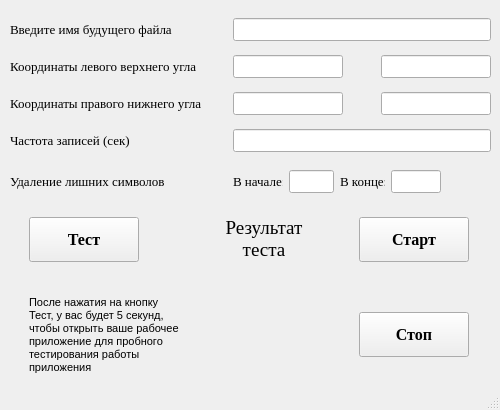
<?xml version="1.0" encoding="UTF-8"?>
<ui version="4.0">
 <class>MainWindow</class>
 <widget class="QMainWindow" name="MainWindow">
  <property name="geometry">
   <rect>
    <x>0</x>
    <y>0</y>
    <width>500</width>
    <height>410</height>
   </rect>
  </property>
  <property name="minimumSize">
   <size>
    <width>500</width>
    <height>410</height>
   </size>
  </property>
  <property name="maximumSize">
   <size>
    <width>500</width>
    <height>410</height>
   </size>
  </property>
  <property name="font">
   <font>
    <pointsize>10</pointsize>
   </font>
  </property>
  <property name="windowTitle">
   <string>Easy Eye</string>
  </property>
  <widget class="QWidget" name="centralwidget">
   <widget class="QWidget" name="gridLayoutWidget">
    <property name="geometry">
     <rect>
      <x>10</x>
      <y>10</y>
      <width>481</width>
      <height>151</height>
     </rect>
    </property>
    <layout class="QGridLayout" name="gridLayout">
     <item row="2" column="0">
      <widget class="QLabel" name="label_3">
       <property name="font">
        <font>
         <family>Times New Roman</family>
         <pointsize>10</pointsize>
        </font>
       </property>
       <property name="text">
        <string>Координаты правого нижнего угла</string>
       </property>
      </widget>
     </item>
     <item row="1" column="0">
      <widget class="QLabel" name="label_2">
       <property name="font">
        <font>
         <family>Times New Roman</family>
         <pointsize>10</pointsize>
        </font>
       </property>
       <property name="text">
        <string>Координаты левого верхнего угла</string>
       </property>
      </widget>
     </item>
     <item row="3" column="0">
      <widget class="QLabel" name="label_4">
       <property name="font">
        <font>
         <family>Times New Roman</family>
         <pointsize>10</pointsize>
        </font>
       </property>
       <property name="text">
        <string>Частота записей (сек)</string>
       </property>
      </widget>
     </item>
     <item row="0" column="2" colspan="3">
      <widget class="QLineEdit" name="lineEdit"/>
     </item>
     <item row="1" column="2">
      <widget class="QLineEdit" name="lineEdit_2"/>
     </item>
     <item row="3" column="2" colspan="3">
      <widget class="QLineEdit" name="lineEdit_6"/>
     </item>
     <item row="1" column="4">
      <widget class="QLineEdit" name="lineEdit_3"/>
     </item>
     <item row="0" column="0">
      <widget class="QLabel" name="label">
       <property name="font">
        <font>
         <family>Times New Roman</family>
         <pointsize>10</pointsize>
        </font>
       </property>
       <property name="text">
        <string>Введите имя будущего файла</string>
       </property>
      </widget>
     </item>
     <item row="2" column="4">
      <widget class="QLineEdit" name="lineEdit_5"/>
     </item>
     <item row="1" column="3">
      <spacer name="horizontalSpacer_2">
       <property name="orientation">
        <enum>Qt::Horizontal</enum>
       </property>
       <property name="sizeHint" stdset="0">
        <size>
         <width>40</width>
         <height>20</height>
        </size>
       </property>
      </spacer>
     </item>
     <item row="2" column="2">
      <widget class="QLineEdit" name="lineEdit_4"/>
     </item>
     <item row="1" column="1">
      <spacer name="horizontalSpacer">
       <property name="orientation">
        <enum>Qt::Horizontal</enum>
       </property>
       <property name="sizeHint" stdset="0">
        <size>
         <width>40</width>
         <height>20</height>
        </size>
       </property>
      </spacer>
     </item>
    </layout>
   </widget>
   <widget class="QWidget" name="gridLayoutWidget_2">
    <property name="geometry">
     <rect>
      <x>10</x>
      <y>160</y>
      <width>431</width>
      <height>43</height>
     </rect>
    </property>
    <layout class="QGridLayout" name="gridLayout_2">
     <item row="0" column="2">
      <widget class="QLineEdit" name="lineEdit_7">
       <property name="maximumSize">
        <size>
         <width>45</width>
         <height>16777215</height>
        </size>
       </property>
      </widget>
     </item>
     <item row="0" column="3">
      <widget class="QLabel" name="label_9">
       <property name="maximumSize">
        <size>
         <width>45</width>
         <height>16777215</height>
        </size>
       </property>
       <property name="font">
        <font>
         <family>Times New Roman</family>
         <pointsize>10</pointsize>
        </font>
       </property>
       <property name="text">
        <string>В конце:</string>
       </property>
      </widget>
     </item>
     <item row="0" column="1">
      <widget class="QLabel" name="label_8">
       <property name="maximumSize">
        <size>
         <width>50</width>
         <height>16777215</height>
        </size>
       </property>
       <property name="font">
        <font>
         <family>Times New Roman</family>
         <pointsize>10</pointsize>
        </font>
       </property>
       <property name="text">
        <string>В начале:</string>
       </property>
      </widget>
     </item>
     <item row="0" column="4">
      <widget class="QLineEdit" name="lineEdit_8">
       <property name="maximumSize">
        <size>
         <width>50</width>
         <height>16777215</height>
        </size>
       </property>
      </widget>
     </item>
     <item row="0" column="0">
      <widget class="QLabel" name="label_7">
       <property name="font">
        <font>
         <family>Times New Roman</family>
         <pointsize>10</pointsize>
        </font>
       </property>
       <property name="text">
        <string>Удаление лишних символов</string>
       </property>
       <property name="alignment">
        <set>Qt::AlignLeading|Qt::AlignLeft|Qt::AlignVCenter</set>
       </property>
      </widget>
     </item>
    </layout>
   </widget>
   <widget class="QLabel" name="label_6">
    <property name="geometry">
     <rect>
      <x>361</x>
      <y>268</y>
      <width>16</width>
      <height>16</height>
     </rect>
    </property>
    <property name="maximumSize">
     <size>
      <width>200</width>
      <height>100</height>
     </size>
    </property>
    <property name="font">
     <font>
      <family>Tahoma</family>
      <pointsize>9</pointsize>
     </font>
    </property>
    <property name="lineWidth">
     <number>30</number>
    </property>
    <property name="text">
     <string/>
    </property>
    <property name="alignment">
     <set>Qt::AlignCenter</set>
    </property>
    <property name="wordWrap">
     <bool>true</bool>
    </property>
   </widget>
   <widget class="QLabel" name="label_13">
    <property name="geometry">
     <rect>
      <x>360</x>
      <y>270</y>
      <width>135</width>
      <height>35</height>
     </rect>
    </property>
    <property name="minimumSize">
     <size>
      <width>135</width>
      <height>35</height>
     </size>
    </property>
    <property name="maximumSize">
     <size>
      <width>135</width>
      <height>35</height>
     </size>
    </property>
    <property name="font">
     <font>
      <pointsize>10</pointsize>
     </font>
    </property>
    <property name="text">
     <string/>
    </property>
   </widget>
   <widget class="QWidget" name="gridLayoutWidget_3">
    <property name="geometry">
     <rect>
      <x>10</x>
      <y>200</y>
      <width>481</width>
      <height>204</height>
     </rect>
    </property>
    <layout class="QGridLayout" name="gridLayout_3">
     <item row="0" column="2">
      <widget class="QPushButton" name="pushButton_2">
       <property name="enabled">
        <bool>true</bool>
       </property>
       <property name="minimumSize">
        <size>
         <width>110</width>
         <height>45</height>
        </size>
       </property>
       <property name="maximumSize">
        <size>
         <width>110</width>
         <height>45</height>
        </size>
       </property>
       <property name="sizeIncrement">
        <size>
         <width>0</width>
         <height>0</height>
        </size>
       </property>
       <property name="font">
        <font>
         <family>Times New Roman</family>
         <pointsize>12</pointsize>
         <weight>75</weight>
         <bold>true</bold>
        </font>
       </property>
       <property name="layoutDirection">
        <enum>Qt::LeftToRight</enum>
       </property>
       <property name="text">
        <string>Старт</string>
       </property>
      </widget>
     </item>
     <item row="2" column="2">
      <widget class="QPushButton" name="pushButton_3">
       <property name="minimumSize">
        <size>
         <width>110</width>
         <height>45</height>
        </size>
       </property>
       <property name="maximumSize">
        <size>
         <width>110</width>
         <height>45</height>
        </size>
       </property>
       <property name="font">
        <font>
         <family>Times New Roman</family>
         <pointsize>12</pointsize>
         <weight>75</weight>
         <bold>true</bold>
        </font>
       </property>
       <property name="text">
        <string>Стоп</string>
       </property>
      </widget>
     </item>
     <item row="0" column="1">
      <widget class="QLabel" name="label_10">
       <property name="minimumSize">
        <size>
         <width>120</width>
         <height>40</height>
        </size>
       </property>
       <property name="maximumSize">
        <size>
         <width>120</width>
         <height>40</height>
        </size>
       </property>
       <property name="font">
        <font>
         <family>Times New Roman</family>
         <pointsize>14</pointsize>
        </font>
       </property>
       <property name="text">
        <string>Результат теста</string>
       </property>
       <property name="alignment">
        <set>Qt::AlignCenter</set>
       </property>
       <property name="wordWrap">
        <bool>true</bool>
       </property>
      </widget>
     </item>
     <item row="2" column="1">
      <widget class="QLabel" name="label_11">
       <property name="minimumSize">
        <size>
         <width>130</width>
         <height>40</height>
        </size>
       </property>
       <property name="maximumSize">
        <size>
         <width>130</width>
         <height>40</height>
        </size>
       </property>
       <property name="font">
        <font>
         <family>Times New Roman</family>
         <pointsize>12</pointsize>
         <weight>50</weight>
         <bold>false</bold>
        </font>
       </property>
       <property name="text">
        <string/>
       </property>
      </widget>
     </item>
     <item row="0" column="0">
      <widget class="QPushButton" name="pushButton">
       <property name="enabled">
        <bool>true</bool>
       </property>
       <property name="minimumSize">
        <size>
         <width>110</width>
         <height>45</height>
        </size>
       </property>
       <property name="maximumSize">
        <size>
         <width>110</width>
         <height>45</height>
        </size>
       </property>
       <property name="font">
        <font>
         <family>Times New Roman</family>
         <pointsize>12</pointsize>
         <weight>75</weight>
         <bold>true</bold>
        </font>
       </property>
       <property name="layoutDirection">
        <enum>Qt::LeftToRight</enum>
       </property>
       <property name="text">
        <string>Тест</string>
       </property>
      </widget>
     </item>
     <item row="2" column="0">
      <widget class="QLabel" name="label_5">
       <property name="minimumSize">
        <size>
         <width>150</width>
         <height>100</height>
        </size>
       </property>
       <property name="maximumSize">
        <size>
         <width>150</width>
         <height>100</height>
        </size>
       </property>
       <property name="font">
        <font>
         <family>Tahoma</family>
         <pointsize>8</pointsize>
        </font>
       </property>
       <property name="lineWidth">
        <number>30</number>
       </property>
       <property name="text">
        <string>После нажатия на кнопку Тест, у вас будет 5 секунд, чтобы открыть ваше рабочее приложение для пробного тестирования работы приложения</string>
       </property>
       <property name="alignment">
        <set>Qt::AlignLeading|Qt::AlignLeft|Qt::AlignVCenter</set>
       </property>
       <property name="wordWrap">
        <bool>true</bool>
       </property>
      </widget>
     </item>
    </layout>
   </widget>
  </widget>
  <widget class="QStatusBar" name="statusbar"/>
 </widget>
 <tabstops>
  <tabstop>lineEdit</tabstop>
  <tabstop>lineEdit_2</tabstop>
  <tabstop>lineEdit_3</tabstop>
  <tabstop>lineEdit_4</tabstop>
  <tabstop>lineEdit_5</tabstop>
  <tabstop>lineEdit_6</tabstop>
  <tabstop>lineEdit_7</tabstop>
  <tabstop>lineEdit_8</tabstop>
 </tabstops>
 <resources/>
 <connections/>
</ui>
